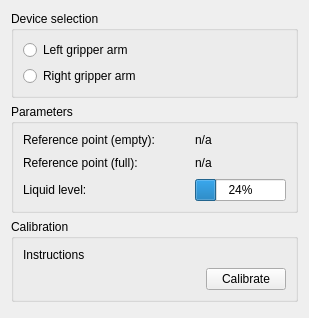
<?xml version="1.0" encoding="UTF-8"?>
<ui version="4.0">
 <class>Calibration::CLevelSensor</class>
 <widget class="QWidget" name="Calibration::CLevelSensor">
  <property name="geometry">
   <rect>
    <x>0</x>
    <y>0</y>
    <width>309</width>
    <height>318</height>
   </rect>
  </property>
  <property name="windowTitle">
   <string>Form</string>
  </property>
  <layout class="QVBoxLayout" name="verticalLayout_3">
   <item>
    <widget class="QGroupBox" name="groupBox_3">
     <property name="title">
      <string>Device selection</string>
     </property>
     <layout class="QVBoxLayout" name="verticalLayout_2">
      <item>
       <widget class="QRadioButton" name="radioButton">
        <property name="focusPolicy">
         <enum>Qt::NoFocus</enum>
        </property>
        <property name="text">
         <string>Left gripper arm</string>
        </property>
       </widget>
      </item>
      <item>
       <widget class="QRadioButton" name="radioButton_2">
        <property name="focusPolicy">
         <enum>Qt::NoFocus</enum>
        </property>
        <property name="text">
         <string>Right gripper arm</string>
        </property>
       </widget>
      </item>
     </layout>
    </widget>
   </item>
   <item>
    <widget class="QGroupBox" name="groupBox">
     <property name="title">
      <string>Parameters</string>
     </property>
     <layout class="QGridLayout" name="gridLayout">
      <item row="0" column="4">
       <widget class="QLabel" name="label_2">
        <property name="text">
         <string>Reference point (empty):</string>
        </property>
       </widget>
      </item>
      <item row="0" column="6">
       <widget class="QLabel" name="label_4">
        <property name="text">
         <string>n/a</string>
        </property>
       </widget>
      </item>
      <item row="1" column="4">
       <widget class="QLabel" name="label_3">
        <property name="text">
         <string>Reference point (full):</string>
        </property>
       </widget>
      </item>
      <item row="1" column="6">
       <widget class="QLabel" name="label_5">
        <property name="text">
         <string>n/a</string>
        </property>
       </widget>
      </item>
      <item row="2" column="6">
       <widget class="QProgressBar" name="progressBar">
        <property name="value">
         <number>24</number>
        </property>
       </widget>
      </item>
      <item row="2" column="4">
       <widget class="QLabel" name="label">
        <property name="text">
         <string>Liquid level:</string>
        </property>
       </widget>
      </item>
      <item row="1" column="5">
       <spacer name="horizontalSpacer_2">
        <property name="orientation">
         <enum>Qt::Horizontal</enum>
        </property>
        <property name="sizeHint" stdset="0">
         <size>
          <width>119</width>
          <height>20</height>
         </size>
        </property>
       </spacer>
      </item>
     </layout>
    </widget>
   </item>
   <item>
    <widget class="QGroupBox" name="groupBox_2">
     <property name="title">
      <string>Calibration</string>
     </property>
     <layout class="QGridLayout" name="gridLayout_2">
      <item row="0" column="0" colspan="2">
       <widget class="QLabel" name="instructionLabel">
        <property name="text">
         <string>Instructions</string>
        </property>
       </widget>
      </item>
      <item row="1" column="0">
       <spacer name="horizontalSpacer">
        <property name="orientation">
         <enum>Qt::Horizontal</enum>
        </property>
        <property name="sizeHint" stdset="0">
         <size>
          <width>319</width>
          <height>20</height>
         </size>
        </property>
       </spacer>
      </item>
      <item row="1" column="1">
       <widget class="QPushButton" name="stepButton">
        <property name="focusPolicy">
         <enum>Qt::NoFocus</enum>
        </property>
        <property name="text">
         <string>Calibrate</string>
        </property>
       </widget>
      </item>
     </layout>
    </widget>
   </item>
   <item>
    <spacer name="verticalSpacer">
     <property name="orientation">
      <enum>Qt::Vertical</enum>
     </property>
     <property name="sizeHint" stdset="0">
      <size>
       <width>20</width>
       <height>0</height>
      </size>
     </property>
    </spacer>
   </item>
  </layout>
 </widget>
 <resources/>
 <connections/>
</ui>
